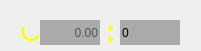
   <widget class="QFrame" name="fCenterRatioC">
    <property name="geometry">
     <rect>
      <x>350</x>
      <y>170</y>
      <width>201</width>
      <height>51</height>
     </rect>
    </property>
    <property name="frameShape">
     <enum>QFrame::NoFrame</enum>
    </property>
    <property name="frameShadow">
     <enum>QFrame::Raised</enum>
    </property>
    <property name="lineWidth">
     <number>-4</number>
    </property>
    <widget class="QLabel" name="lRatioCColon">
     <property name="geometry">
      <rect>
       <x>100</x>
       <y>16</y>
       <width>21</width>
       <height>31</height>
      </rect>
     </property>
     <property name="font">
      <font>
       <family>Arial Black</family>
       <pointsize>21</pointsize>
       <weight>75</weight>
       <bold>true</bold>
      </font>
     </property>
     <property name="styleSheet">
      <string notr="true">color:rgb(255, 255, 0)</string>
     </property>
     <property name="text">
      <string>:</string>
     </property>
     <property name="alignment">
      <set>Qt::AlignCenter</set>
     </property>
    </widget>
    <widget class="QLabel" name="lRatioCText">
     <property name="geometry">
      <rect>
       <x>20</x>
       <y>27</y>
       <width>21</width>
       <height>21</height>
      </rect>
     </property>
     <property name="font">
      <font>
       <family>Arial</family>
       <pointsize>22</pointsize>
      </font>
     </property>
     <property name="styleSheet">
      <string notr="true">color:rgb(255, 255, 0)</string>
     </property>
     <property name="text">
      <string>C</string>
     </property>
     <property name="alignment">
      <set>Qt::AlignBottom|Qt::AlignLeading|Qt::AlignLeft</set>
     </property>
    </widget>
    <widget class="QLineEdit" name="leRatioFLC">
     <property name="geometry">
      <rect>
       <x>40</x>
       <y>20</y>
       <width>60</width>
       <height>25</height>
      </rect>
     </property>
     <property name="styleSheet">
      <string notr="true">color:rgb(0,0,0);
background-color: rgb(170,170,170);</string>
     </property>
     <property name="text">
      <string/>
     </property>
     <property name="frame">
      <bool>false</bool>
     </property>
     <property name="alignment">
      <set>Qt::AlignRight|Qt::AlignTrailing|Qt::AlignVCenter</set>
     </property>
     <property name="placeholderText">
      <string>0.00</string>
     </property>
    </widget>
    <widget class="QLineEdit" name="leRatioFLCRight">
     <property name="geometry">
      <rect>
       <x>120</x>
       <y>20</y>
       <width>60</width>
       <height>25</height>
      </rect>
     </property>
     <property name="styleSheet">
      <string notr="true">background-color: rgb(170,170,170);
color: rgb(0, 0, 0);
</string>
     </property>
     <property name="text">
      <string>0</string>
     </property>
     <property name="frame">
      <bool>false</bool>
     </property>
     <property name="cursorPosition">
      <number>1</number>
     </property>
    </widget>
   </widget>
